Frame 1 (no input): blank canvas, image omitted
Frame 60 (no input): blank canvas, image omitted
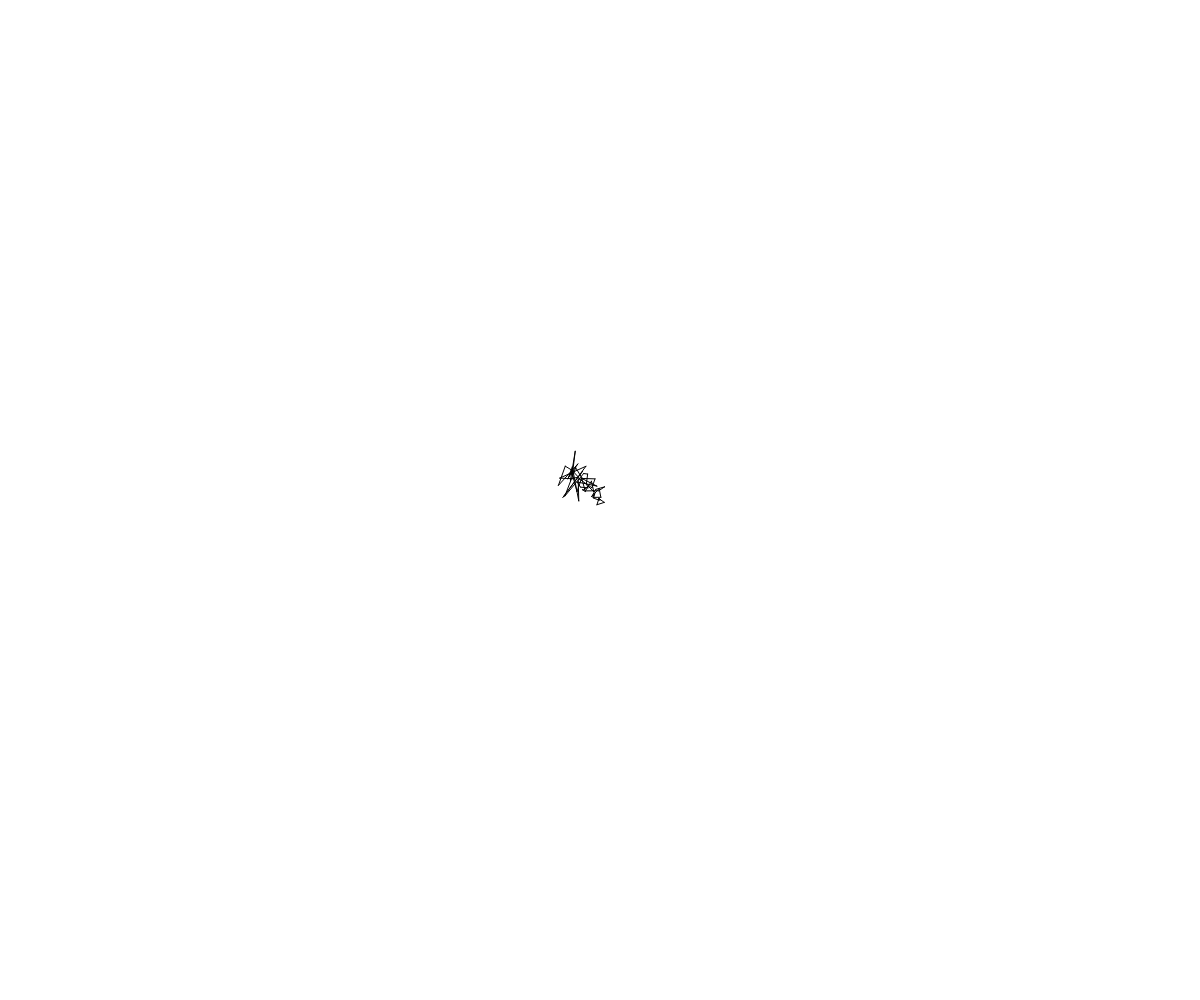
Frame 120 (the mouse pressed at the canvas centre since frame 60)

The p5.js sketch whose frames 1 and 60 were blank and that drew this single picture after the mouse press (run headless with seeded random() and noise() and a simulated clock; from frame 60 on, the mouse is pressed at the canvas centre):

// p5.js sketch
// ── sketch.js
var pointlist = [];

function setup() {
  //fill container
  createCanvas(window.innerWidth, window.innerHeight);
}

function filterPoints() {
  //scramble a bit
  for (var i = 0; i < pointlist.length; i++) {
    pointlist[i].add(random(5) - 3, random(5) - 3);
  }
}

function draw() {
  
  background(255);

  if (mouseIsPressed) {
    pointlist.push(createVector(mouseX, mouseY));
    // auto erase periodically while drawing
    if (pointlist.length == 1000) {
      pointlist = [];
    }

  }
	
  if (pointlist.length > 2) {
    for (var i = 0; i < pointlist.length; i++) {
      thisPoint = pointlist[i];
      nextPoint = pointlist[i+1];
      if (nextPoint) {//don't draw if no second pt
        line(	thisPoint.x, thisPoint.y, nextPoint.x, nextPoint.y);
      }
    }
  }
	
  filterPoints();
}

function mousePressed() {
  pointlist.push(createVector(mouseX, mouseY));
}
